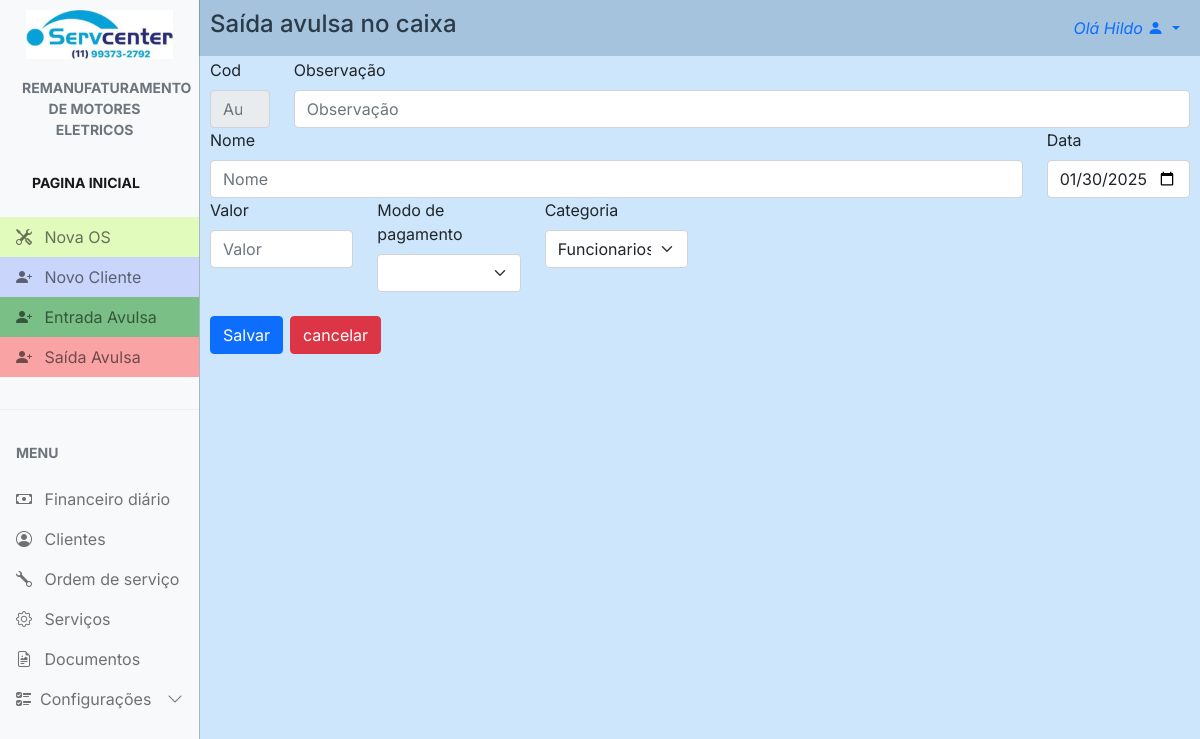
The app's page /finance/new_finance_out/ (signed in) with its own data.
### config/models.py (models this page shows, shortened)
class Config(models.Model):
    nome_empresa = models.CharField(max_length=100, blank=True, null=True)
    nome_fantasia = models.CharField(max_length=100, blank=True, null=True)
    responsavel = models.CharField(max_length=100, blank=True, null=True)
    atividade = models.CharField(max_length=100, blank=True, null=True)
    cnpj = models.CharField(max_length=20, blank=True, null=True)
    endereco = models.CharField(max_length=100, blank=True, null=True)
    numero = models.CharField(max_length=10, blank=True, null=True)
    bairro = models.CharField(max_length=50, blank=True, null=True)
    cidade = models.CharField(max_length=50, blank=True, null=True)
    estado = models.CharField(max_length=2, blank=True, null=True)
    cep = models.CharField(max_length=10, blank=True, null=True)
    logo1 = models.ImageField(upload_to='logos', blank=True, null=True)
    logo2 = models.ImageField(upload_to='logos', blank=True, null=True)
    obs = models.TextField(blank=True, null=True)
    data = models.DateField(blank=True, null=True)
    telefone = models.CharField(max_length=20, blank=True, null=True)
    whatsapp = models.CharField(max_length=20, blank=True, null=True)

### finance/views.py (the view, shortened to what this page needs)
# urls.py: path('new_finance_out/', views.new_finance_out, name="new_finance_out"),
@login_required
def new_finance_out(request):
    br_tz = pytz.timezone('America/Sao_Paulo')
    time_br = datetime.now(br_tz).time()
    if request.method == "GET":
        data = timezone.localtime(timezone=br_tz).date().strftime('%Y-%m-%d')
        finances = Finance.objects.all()
        categoria = Categoria_out.objects.all()
        return render(request, 'new_finance_out.html', {'finances': finances, 'data': data, 'categoria': categoria})
    return redirect('finance_dia')

### config/context_processors.py (called while the page is built)
def conf(request):
    logo = Config.objects.all().first
    return {'logo': logo}

### servcenter/context_processors.py (called while the page is built)
def project_settings(request):
    config = Config.objects.first()
    return {
        'config': config,
    }

### finance/templates/new_finance_out.html (shortened to what this page needs)
{% extends "main.html" %} {% load static %} {% block 'head' %}
<link rel="stylesheet" href="{% static 'css/main.css' %}" />
<link rel="stylesheet" href="{% static 'clients/css/new_client.css' %}" />
{% endblock %} {% block 'main' %}
<div id="main" class="main">
  <div id="cad_cli_tit">
    <a>Saída avulsa no caixa</a>
  </div>
  <form class="row g-6 all" action="{% url 'new_finance_out' %}" method="POST" enctype="multipart/form-data">
    <div class="col-md-1">
      <label for="inputCod" class="form-label">Cod</label>
      <input
        type="number"
        readonly
        class="form-control"
        placeholder="Auto"
        name="inputCod"
      />
    </div>
    <div class="col-md-11">
      <label for="inputObs" class="form-label">Observação</label>
      <input
        type="text"
        class="form-control"
        placeholder="Observação"
        name="inputObs"
        value="{{obs}}"
      />
    </div>
    <div class="col-md-10">
      <label for="inputNome" class="form-label">Nome</label>
      <input
        type="text"
        class="form-control"
        placeholder="Nome"
        name="inputNome"
        value="{{nome}}"
      />
    </div>
    <div class="col-md-2">
      <label for="imputData" class="form-label">Data</label>
      <input type="date" class="form-control" name="inputData" value="{{data}}" />
    </div>
    <div class="col-md-2">
      <label for="inputValor" class="form-label">Valor</label>
      <input
        type="number"
        step="0.01"
        min="0.00"
        class="form-control"
        placeholder="Valor"
        name="inputValor"
        value="{{valor}}"
        step="any"
      />
    </div>
    <div class="col-md-2">
      <label for="inputTipoPgto" class="form-label">Modo de pagamento</label>
      <select name="inputTipoPgto" class="form-select" value="{{inputTipoPgto}}">
        <option selected>{{inputTipoPgto}}</option>
        <option>Dinheiro</option>
      </select>
    </div>
    <div class="col-md-2">
      <label for="inputCategoria_out" class="form-label">Categoria</label>
      <select name="inputCategoria_out" class="form-select" value="{{inputCategoria_out}}">
        {% for cat in categoria %}
        <option>{{cat.categoria}}</option>
        {% endfor %}
      </select>
    </div>
    <br />
    <i></i>
    <br />
    <div class="col-12">
        <button type="submit" class="btn btn-primary">Salvar</button>
    </div>
  </form>
  <div class="col-1">
    <a href="{% url 'finance' %}" id="canc_btn" type="submit" class="btn btn-danger">cancelar</a>
  </div>
</div>
{% endblock%}

### templates/main.html (shortened to what this page needs)
{% load static %}
<!DOCTYPE html>
<html lang="en">
  <head>
    <link rel="stylesheet" href="{% static 'css/bootstrap.min.css'%}" />
    <link
      rel="stylesheet"
      href="https://cdn.jsdelivr.net/npm/bootstrap-icons@1.4.1/font/bootstrap-icons.css"
    />
    <link rel="stylesheet" href="{% static 'css/dataTables.bootstrap5.min.css' %}" />
    <link rel="stylesheet" href="{% static 'css/main.css' %}" />
    {% block 'head' %}{% endblock %}
  </head>
  <body>
    <div
      class="offcanvas offcanvas-start sidebar-nav bg-light"
      tabindex="-1"
      id="sidebar"
    >
      <div class="offcanvas-body p-0">
        <nav class="navbar-light">
          <ul class="navbar-nav">
            <li>
              <div class="text-muted small fw-bold text-uppercase px-3">
                <a href="{% url 'dashboard' %}">
                  {% if config.logo1 %}
                    <img id="logo" src="{{ config.logo1.url }}" alt="logo" />
                  {% else %}
                    <p>No logo available</p>
                  {% endif %}
                </a>
              </div>
            </li>
            <li id="tit_motores">
              <a href="{% url 'dashboard' %}" class="nav-link px-3 active">
                <div class="text-muted small fw-bold text-uppercase px-3 mb-3">
                  {{config.atividade}}
                </div>
              </a>
            </li>
            <li>
              <div class="text-muted small fw-bold text-uppercase px-3 mb-3">
                <a href="{% url 'dashboard' %}" class="nav-link px-3 active">Pagina Inicial</a>
              </div>
            </li>
            <li>
              <a id="n_os" href="{% url 'new_work_order' %}" class="nav-link px-3">
                <span class="me-2"><i class="bi bi-tools"></i></span>
                <span>Nova OS</span>
              </a>
            </li>
            <li>
              <a id="n_cli" href="{% url 'new_client' %}" class="nav-link px-3">
                <span class="me-2"><i class="bi bi-person-plus-fill"></i></span>
                <span>Novo Cliente</span>
              </a>
            </li>
            <li>
              <a id="in" href="{% url 'new_finance' %}" class="nav-link px-3">
                <span class="me-2"><i class="bi bi-person-plus-fill"></i></span>
                <span>Entrada Avulsa</span>
              </a>
            </li>
            <li>
              <a id="out" href="{% url 'new_finance_out' %}" class="nav-link px-3">
                <span class="me-2"><i class="bi bi-person-plus-fill"></i></span>
                <span>Saída Avulsa</span>
              </a>
            </li>
            <li class="my-4"><hr class="dropdown-divider bg-light" /></li>
            <li>
              <div class="text-muted small fw-bold text-uppercase px-3 mb-3">
                Menu
              </div>
            </li>
            {% if user.is_superuser %}
              <li>
                  <a href="{% url 'finance' %}" class="nav-link px-3">
                      <span class="me-2"><i class="bi bi-cash"></i></span>
                      <span>Financeiro</span>
                  </a>
              </li>
            {% else %}
                <li>
                    <a href="{% url 'finance' %}" class="nav-link px-3">
                        <span class="me-2"><i class="bi bi-cash"></i></span>
                        <span>Financeiro diário</span>
                    </a>
                </li>
            {% endif %}
            <li>
              <a href="{% url 'clients' %}" class="nav-link px-3">
                <span class="me-2"><i class="bi bi-person-circle"></i></span>
                <span>Clientes</span>
              </a>
            </li>
            <li>
              <a href="{% url 'work_order' %}" class="nav-link px-3">
                <span class="me-2"><i class="bi bi-wrench"></i></span>
                <span>Ordem de serviço</span>
              </a>
            </li>
            <li>
              <a href="{% url 'services' %}" class="nav-link px-3">
                <span class="me-2"><i class="bi bi-gear"></i></span>
                <span>Serviços</span>
              </a>
            </li>
            <li>
              <a href="{% url 'documents' %}" class="nav-link px-3">
                <span class="me-2"><i class="bi bi-file-earmark-richtext"></i></span>
                <span>Documentos</span>
              </a>
            </li>
            <li>
              <a
                class="nav-link px-3 sidebar-link"
                data-bs-toggle="collapse"
                href="#layouts"
              >
                <span class="me-2"><i class="bi bi-ui-checks"></i></span>
                <span>Configurações</span>
                <span class="ms-auto">
                  <span class="right-icon">
                    <i class="bi bi-chevron-down"></i>
                  </span>
                </span>
              </a>
            </li>
          </ul>
        </nav>
      </div>
    </div>
    <nav class="navbar navbar-expand-lg" id="top_nav">
      <div  class="container-fluid">
        <div class="collapse navbar-collapse" id="topNavBar">
          <ul class="navbar-nav">
            <li class="nav-item dropdown">
              <a
                class="nav-link dropdown-toggle ms-2"
                href="#"
                role="button"
                data-bs-toggle="dropdown"
                aria-expanded="false"
              >
                <i>Olá {{request.user.first_name}}</i>
                <i class="bi bi-person-fill"></i>
              </a>
            </li>
          </ul>
        </div>
      </div>
    </nav>
    {% block 'main' %} {% endblock %}
  </body>
</html>

### templates/static/css/main.css (style rules this page uses)
body, button { font-family: "Inter", sans-serif; margin: 0; padding: 0; background: rgba(91, 170, 244, 0.293); }
:root { --offcanvas-width: 200px; --topNavbarHeight: 0px; }
#logo { padding: 10px; max-width: 100%; }
#n_os { background: rgba(172, 255, 47, 0.303); }
#n_cli { background: rgba(47, 95, 255, 0.234); }
#in { background-color: #2a9c3d9c; }
#out { background-color: #fa6c6c9a; }
#tit_motores { text-align: center; margin-left: -10px; }
.sidebar-nav { width: var(--offcanvas-width); }
.sidebar-link { display: flex; align-items: center; }
.sidebar-link .right-icon { display: inline-flex; }
#top_nav { background: rgba(65, 109, 150, 0.293); }
@media (min-width: 992px) { body { overflow: auto !important; } }
@media (min-width: 992px) { .sidebar-nav { -webkit-transform: none; transform: none; visibility: visible !important; height: calc(100% - var(--topNavbarHeight)); top: var(--topNavbarHeight); } }
@media (min-width: 992px) { #cad_cli_tit { margin-top: -50px; } }

### templates/static/clients/css/new_client.css (style rules this page uses)
.main { margin-left: 10px; margin-right: 10px; margin-bottom: 10px; padding: 0; }
#cad_cli_tit a { margin-top: -4px; font-size: 3vh; font-weight: 500; border-radius: 10px; }
#canc_btn { margin-top: -67px; margin-left: 80px; }
@media (min-width: 992px) { .main { margin-left: 210px; margin-right: 10px; } }
@media (min-width: 992px) { #cad_cli_tit { margin-top: -50px; font-size: 3vh; font-weight: 500; border: 0; padding: 0; } }
@media (min-width: 992px) { #canc_btn { margin-top: -65px; margin-left: 80px; } }

### records on screen
Config: logo1 (picture), atividade "REMANUFATURAMENTO DE MOTORES ELETRICOS"

### other values on screen
{{ request.user.first_name }} "Hildo"
form field inputCategoria_out "Funcionarios"
